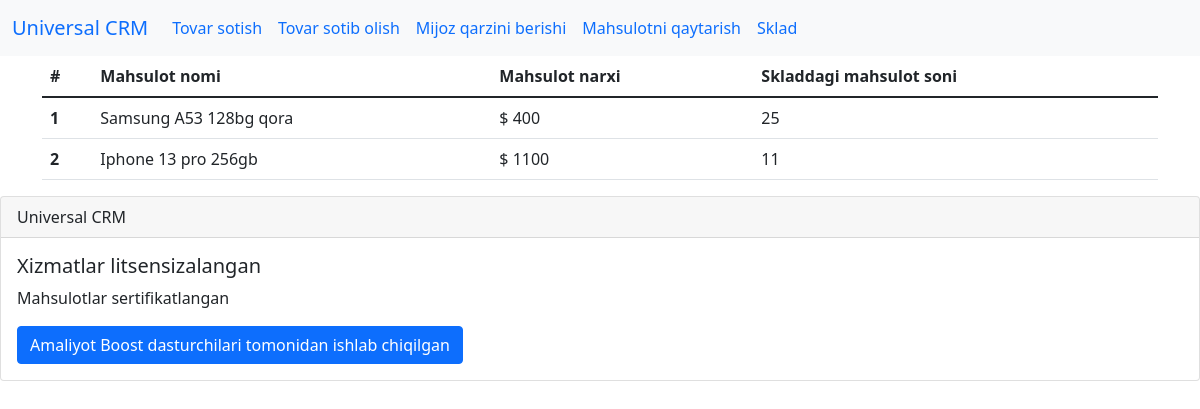
The app's page /sklad, older data.
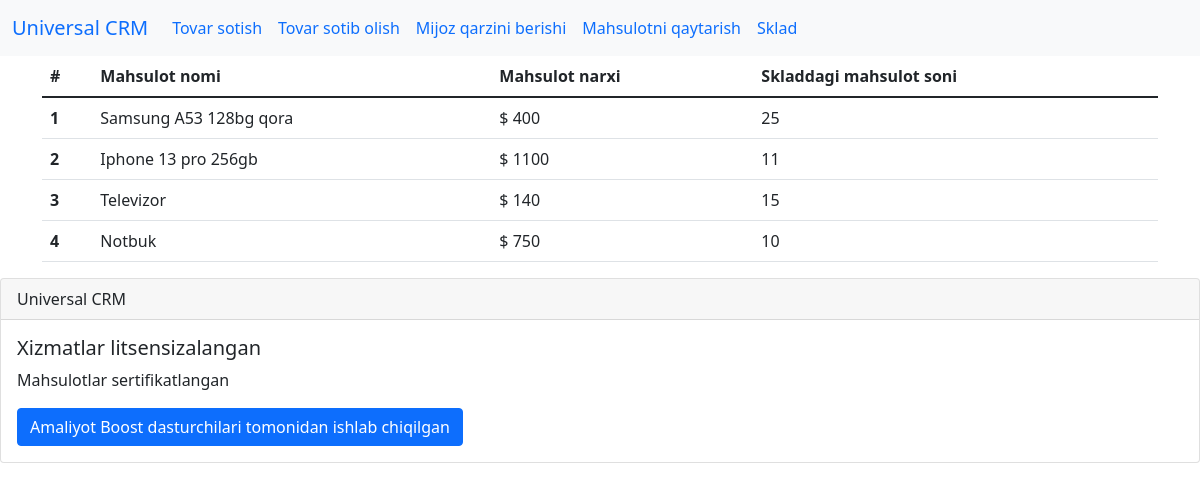
The same page, newer data.
### main/models.py (models this page shows, shortened)
class Sklad(models.Model):
    tovarnomi = models.CharField('Tovar nomi', max_length=100)
    tovarnarxi = models.CharField('Tovar narxi', max_length=100)
    tovarsoni = models.CharField('Tovar soni', max_length=100)
    class Meta:
        verbose_name = 'Tovar'
        verbose_name_plural = 'Sklad'

### main/views.py (the view)
# urls.py: path('sklad', skald, name='sklad'),
def skald(request):
    sklad = Sklad.objects.all()
    context = {
        'sklad': sklad,
    }
    return render(request, 'main/sklad.html', context)

### main/templates/main/sklad.html (shortened to what this page needs)
{% extends 'main/base.html' %}
{% block content %}
<div class="container">
<table class="table">
  <thead>
    <tr>
      <th scope="col">#</th>
      <th scope="col">Mahsulot nomi</th>
      <th scope="col">Mahsulot narxi</th>
      <th scope="col">Skladdagi mahsulot soni</th>
    </tr>
  </thead>
  <tbody>
  {% for i in sklad %}
    <tr>
      <th scope="row">{{i.id}}</th>
      <td>{{i.tovarnomi}}</td>
      <td>$ {{i.tovarnarxi}}</td>
      <td>{{i.tovarsoni}}</td>
    </tr>
 {% endfor %}
  </tbody>
</table>
</div>
{% endblock %}

### main/templates/main/base.html (shortened to what this page needs)
{% load static %}
<!DOCTYPE html>
<html lang="en">
<head>
  <link href="https://cdn.jsdelivr.net/npm/bootstrap@5.1.3/dist/css/bootstrap.min.css" rel="stylesheet">
</head>
<body>
<nav class="navbar navbar-expand-lg bg-light">
  <div class="container-fluid">
    <a class="navbar-brand" href="{% url 'home' %}">Universal CRM</a>
    <div class="collapse navbar-collapse" id="navbarNav">
      <ul class="navbar-nav">
        <li class="nav-item">
          <a class="nav-link" href="{% url 'sotish' %}">Tovar sotish</a>
        </li>
        <li class="nav-item">
          <a class="nav-link" href="{% url 'olish'%}">Tovar sotib olish</a>
        </li>
        <li class="nav-item">
          <a class="nav-link" href="qarz">Mijoz qarzini berishi</a>
        </li>
           <li class="nav-item">
          <a class="nav-link" href="qarz">Mahsulotni qaytarish</a>
        </li>
        <li class="nav-item">
          <a class="nav-link" href="{% url 'sklad' %}">Sklad</a>
        </li>
      </ul>
    </div>
  </div>
</nav>
{% block content %}
{% endblock %}
<div class="card">
  <div class="card-header">
    Universal CRM
  </div>
  <div class="card-body">
    <h5 class="card-title">Xizmatlar litsensizalangan</h5>
    <p class="card-text">Mahsulotlar sertifikatlangan</p>
    <a href="#" class="btn btn-primary">Amaliyot Boost dasturchilari tomonidan ishlab chiqilgan</a>
  </div>
</div>
</body>
</html>

Row changes from the older to the newer data that the page shows:
added Sklad: id "3", tovarnomi "Televizor", tovarnarxi "140", tovarsoni "15"
added Sklad: id "4", tovarnomi "Notbuk", tovarnarxi "750", tovarsoni "10"
